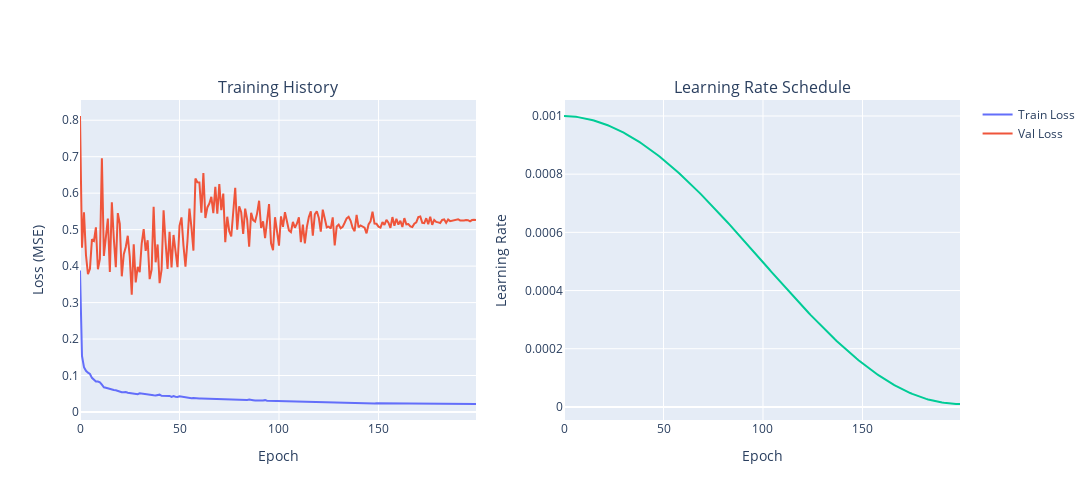

Source (notebook cell):
### Code cell
from src.visualization import plot_training_history

fig = plot_training_history(history)
fig.show()

print(f"\nBest Validation Loss: {min(history['val_loss']):.6f}")
print(f"Final Train Loss: {history['train_loss'][-1]:.6f}")

### Figure 1 — Plotly figure (JSON) as saved in the notebook; plotly's stock layout.template omitted (floating-point values rounded to 4 significant figures; data arrays with more than 128 entries replaced by an {"elided": "..."} marker saying what was removed)
{"data": [{"mode": "lines", "name": "Train Loss", "type": "scatter", "xaxis": "x", "y": {"elided": "200 float values"}, "yaxis": "y"}, {"mode": "lines", "name": "Val Loss", "type": "scatter", "xaxis": "x", "y": {"elided": "200 float values"}, "yaxis": "y"}, {"mode": "lines", "name": "Learning Rate", "showlegend": false, "type": "scatter", "xaxis": "x2", "y": {"elided": "200 float values"}, "yaxis": "y2"}], "layout": {"annotations": [{"font": {"size": 16}, "showarrow": false, "text": "Training History", "x": 0.225, "xanchor": "center", "xref": "paper", "y": 1, "yanchor": "bottom", "yref": "paper"}, {"font": {"size": 16}, "showarrow": false, "text": "Learning Rate Schedule", "x": 0.775, "xanchor": "center", "xref": "paper", "y": 1, "yanchor": "bottom", "yref": "paper"}], "height": 500, "showlegend": true, "width": 1200, "xaxis": {"anchor": "y", "domain": [0, 0.45], "title": {"text": "Epoch"}}, "xaxis2": {"anchor": "y2", "domain": [0.55, 1], "title": {"text": "Epoch"}}, "yaxis": {"anchor": "x", "domain": [0, 1], "title": {"text": "Loss (MSE)"}}, "yaxis2": {"anchor": "x2", "domain": [0, 1], "title": {"text": "Learning Rate"}}}}
